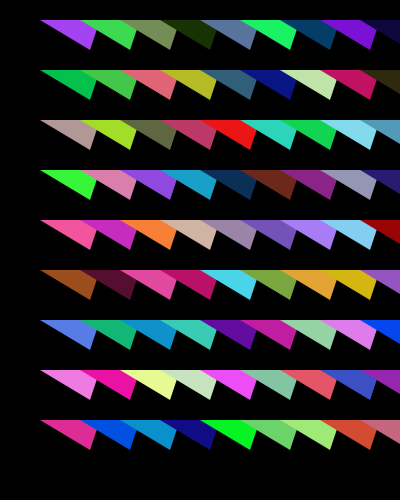
Frame 1 (no input)
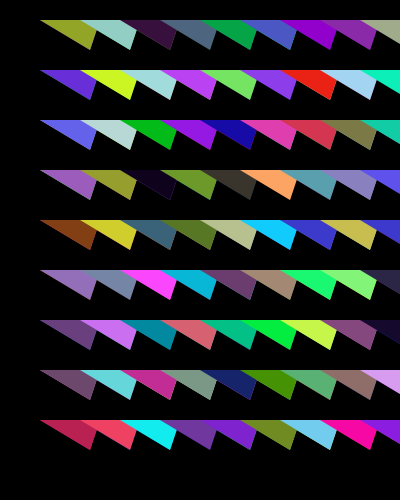
Frame 2 (the mouse pressed at the canvas centre, redrawn once)

The Processing sketch that drew these frames (run headless with seeded random() and noise(); the mouse was pressed at the canvas centre and the sketch redrawn once):

// Processing sketch: processing_63210
// ── processing_63210.pde

void setup() // definição dos elementos estáticos 
{
size(400,500);// define a área de composição
background(0);// define a cor de fundo 
smooth();// suavize a imagem
noStroke();// elementos sem contorno
noLoop();// sem movimento

}
void draw()// definição dos elementos em animação
{ 
float step = width/10;// a avriável step é igual á largura a dividir por 10 
float stepY = height/10;// a variável stepY é igual á altura a dividir por 10

for (int y=1; y<10; y=y+1){// função em que a altura começa em 1, vai até 10 e o proximo elemento vai ser o anterior mais 1
  
for (int x = 1; x< 10; x= x+1)// função em que a largura começa em 1, vai até 10 e o proximo elemento vai ser o anterior mais 1 
{ 

  fill (random(255), random(255), random(255));// cria para o preenchimento uma variável RGB que vai de 0 a 255

quad(x* step+0, y* stepY-30, x* step+50, y* stepY,  x* step+60, y* stepY-30, x* step+10, y* stepY-30);// coordenadas do quadrado 
quad(x* step+0, y* stepY-30, x* step+50, y* stepY-30,  x* step+60, y* stepY-30, x* step+10, y* stepY-30);// coordenadas do quadrado 
quad(x* step+0, y* stepY-30, x* step+50, y* stepY-30,  x* step+60, y* stepY-30, x* step+10, y* stepY-30);// coordenadas do quadrado 
}

}
}
